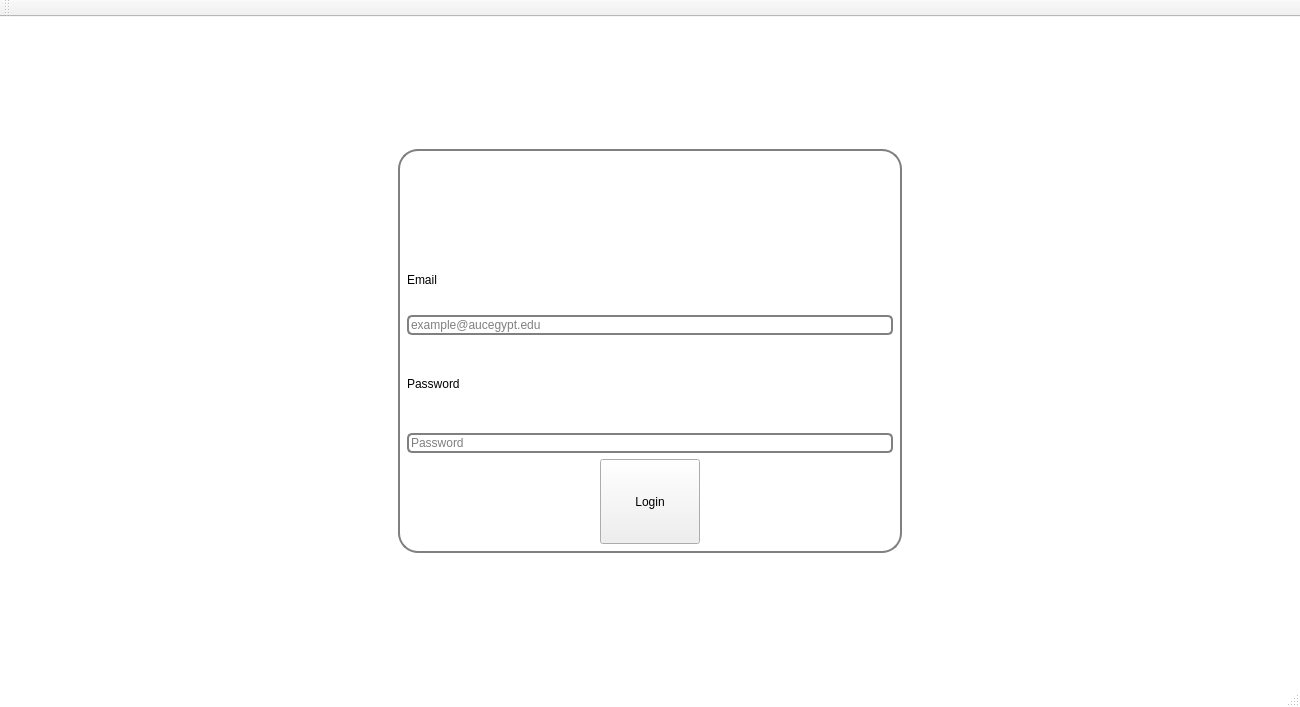
<?xml version="1.0" encoding="UTF-8"?>
<ui version="4.0">
 <class>MainWindow</class>
 <widget class="QMainWindow" name="MainWindow">
  <property name="geometry">
   <rect>
    <x>0</x>
    <y>0</y>
    <width>1300</width>
    <height>707</height>
   </rect>
  </property>
  <property name="windowTitle">
   <string>Rate AUC Professor</string>
  </property>
  <property name="layoutDirection">
   <enum>Qt::LeftToRight</enum>
  </property>
  <property name="styleSheet">
   <string notr="true">QMainWindow {background-color: rgb(255, 255, 255);}


.QLineEdit {
border: 2px solid gray;
border-radius: 5px;
selection-background-color: dark-gray; 
}

QVBoxLayout#verticalLayout {
margin-left:auto;
margin-right: auto;
width:70%;
}

QWidget#widget {
border: 2px solid gray;
border-radius: 20px;
min-width: 500px;
max-width: 1500px;
min-height: 400px;
max-height: 1000px;
alignment: center;
	background-color: rgb(255, 255, 255);
}

QWidget#centralwidget {
	background-image: url(:/images/images/AUC_Background.jpeg);
}

QPushButton#pushButton {
width: 100px;
}
</string>
  </property>
  <widget class="QWidget" name="centralwidget">
   <layout class="QVBoxLayout" name="verticalLayout_3">
    <item alignment="Qt::AlignHCenter|Qt::AlignVCenter">
     <widget class="QWidget" name="widget" native="true">
      <layout class="QVBoxLayout" name="verticalLayout_4">
       <item>
        <layout class="QVBoxLayout" name="verticalLayout">
         <item>
          <widget class="QLabel" name="label">
           <property name="styleSheet">
            <string notr="true"/>
           </property>
           <property name="text">
            <string/>
           </property>
           <property name="pixmap">
            <pixmap resource="resources.qrc">:/images/images/auc_logo.png</pixmap>
           </property>
           <property name="scaledContents">
            <bool>false</bool>
           </property>
           <property name="alignment">
            <set>Qt::AlignCenter</set>
           </property>
          </widget>
         </item>
         <item>
          <layout class="QVBoxLayout" name="verticalLayout_2">
           <item>
            <widget class="QLabel" name="label_2">
             <property name="text">
              <string>Email</string>
             </property>
            </widget>
           </item>
           <item>
            <widget class="QLineEdit" name="lineEdit">
             <property name="placeholderText">
              <string>example@aucegypt.edu</string>
             </property>
            </widget>
           </item>
          </layout>
         </item>
         <item>
          <widget class="QLabel" name="label_3">
           <property name="text">
            <string>Password</string>
           </property>
          </widget>
         </item>
         <item>
          <widget class="QLineEdit" name="lineEdit_2">
           <property name="inputMask">
            <string/>
           </property>
           <property name="text">
            <string/>
           </property>
           <property name="echoMode">
            <enum>QLineEdit::Password</enum>
           </property>
           <property name="placeholderText">
            <string>Password</string>
           </property>
          </widget>
         </item>
         <item alignment="Qt::AlignHCenter">
          <widget class="QPushButton" name="pushButton">
           <property name="minimumSize">
            <size>
             <width>50</width>
             <height>20</height>
            </size>
           </property>
           <property name="maximumSize">
            <size>
             <width>100</width>
             <height>100</height>
            </size>
           </property>
           <property name="text">
            <string>Login</string>
           </property>
          </widget>
         </item>
        </layout>
       </item>
      </layout>
     </widget>
    </item>
   </layout>
  </widget>
  <widget class="QStatusBar" name="statusbar"/>
  <widget class="QToolBar" name="toolBar">
   <property name="windowTitle">
    <string>toolBar</string>
   </property>
   <attribute name="toolBarArea">
    <enum>TopToolBarArea</enum>
   </attribute>
   <attribute name="toolBarBreak">
    <bool>false</bool>
   </attribute>
  </widget>
 </widget>
 <resources>
  <include location="resources.qrc"/>
 </resources>
 <connections/>
</ui>
